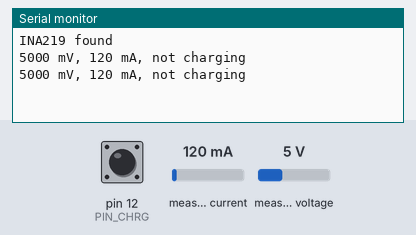
A sketch run on a simulated Arduino Uno, built with avr-gcc and run on an emulated ATmega328P. Shown: the last lines printed to the serial monitor. Wiring (inferred from the names in the program): INA219 current sensor at I2C address 0x40. The test bench sets the inputs (shaded band); at power-on: pin 12 (PIN_CHRG) HIGH, measured current 120 mA, measured voltage 5 V.

Above: at 1.2 s.
1.3 s: pin 12 (PIN_CHRG) pulled LOW for 1.15 s
At 2.8 s:
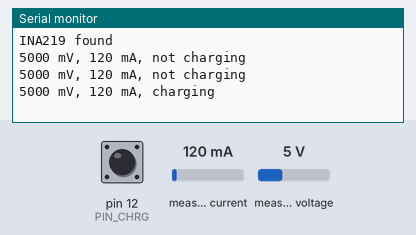
3.9 s: measured current set to 40 mA
At 4.5 s:
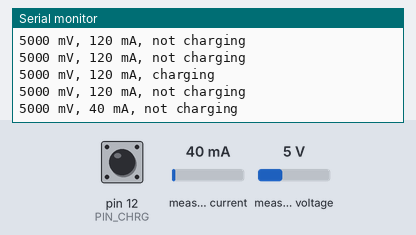
5.4 s: measured voltage set to 0.3 V
At 6.7 s:
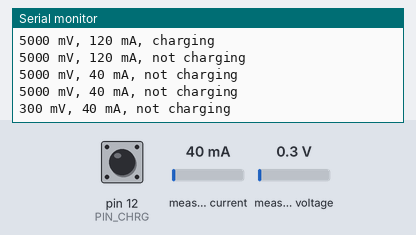
6.9 s: pin 12 (PIN_CHRG) pulled LOW for 1.15 s
At 7.8 s:
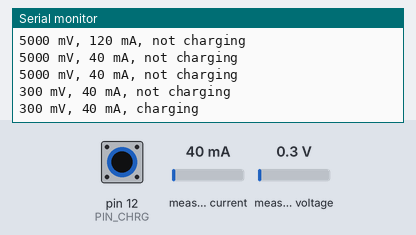
9.5 s: measured current set to 500 mA
At 10.6 s:
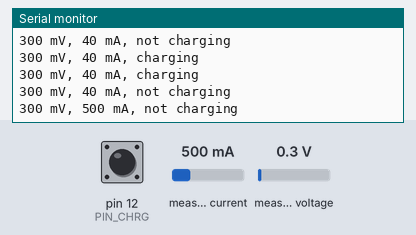
Timing chart, 0 to 12.0 s (numbered marks = the images above; inputs shaded):
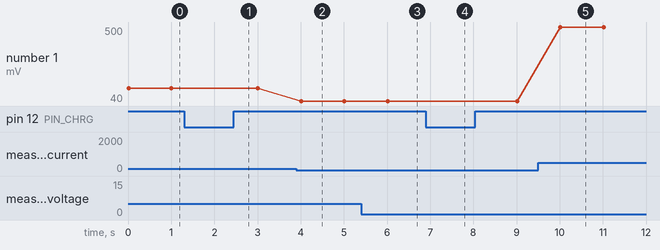

Measured:
- after the input at 1.3 s, the serial monitor: prints a new line after 0.71 s (image 1)
- after the input at 3.9 s, the serial monitor: prints a new line after 0.11 s (image 2)
- after the input at 5.4 s, the serial monitor: prints a new line after 0.61 s (image 3)
- after the input at 6.9 s, the serial monitor: prints a new line after 0.11 s (image 4)
- after the input at 9.5 s, the serial monitor: prints a new line after 0.52 s (image 5)
- plotted number 1: 120 → 40 after the input at 3.9 s, 40 → 500 after the input at 9.5 s

The sketch:

test_08_ina_charge.ino
```cpp
// Test 8: INA219 (bus voltage + current) and charger CHRG pin. No library needed.
// Wiring: INA219 on the I2C bus (default 0x40), VIN+ to the supply side, VIN- to the load side;
// TP4056 CHRG pin to D12 (low while charging). Open the Serial Monitor at 9600 baud.
// Expected: "INA219 found", voltage near the battery voltage, current changes with the load,
// and "charging" while a charger is connected and the cell is not full.

#include <Wire.h>

const uint8_t INA_ADDR = 0x40;
const uint16_t SHUNT_MOHM = 100;  // INA219 breakout with R100 shunt
const uint8_t PIN_CHRG = 12;

bool readReg(uint8_t reg, int16_t &out) {
  Wire.beginTransmission(INA_ADDR);
  Wire.write(reg);
  if (Wire.endTransmission() != 0) return false;
  if (Wire.requestFrom(INA_ADDR, (uint8_t)2) != 2) return false;
  uint8_t hi = Wire.read();
  uint8_t lo = Wire.read();
  out = (int16_t)((hi << 8) | lo);
  return true;
}

void setup() {
  Serial.begin(9600);
  Wire.begin();
  pinMode(PIN_CHRG, INPUT_PULLUP);
  int16_t probe;
  Serial.println(readReg(0x01, probe) ? F("INA219 found") : F("INA219 NOT found: check wiring/address"));
}

void loop() {
  int16_t bus, shunt;
  if (readReg(0x02, bus) && readReg(0x01, shunt)) {
    long mV = ((uint16_t)bus >> 3) * 4L;
    long mA = (long)shunt * 10 / SHUNT_MOHM;
    Serial.print(mV);
    Serial.print(F(" mV, "));
    Serial.print(mA);
    Serial.print(F(" mA, "));
  } else {
    Serial.print(F("INA read failed, "));
  }
  Serial.println(digitalRead(PIN_CHRG) == LOW ? F("charging") : F("not charging"));
  delay(1000);
}
```
